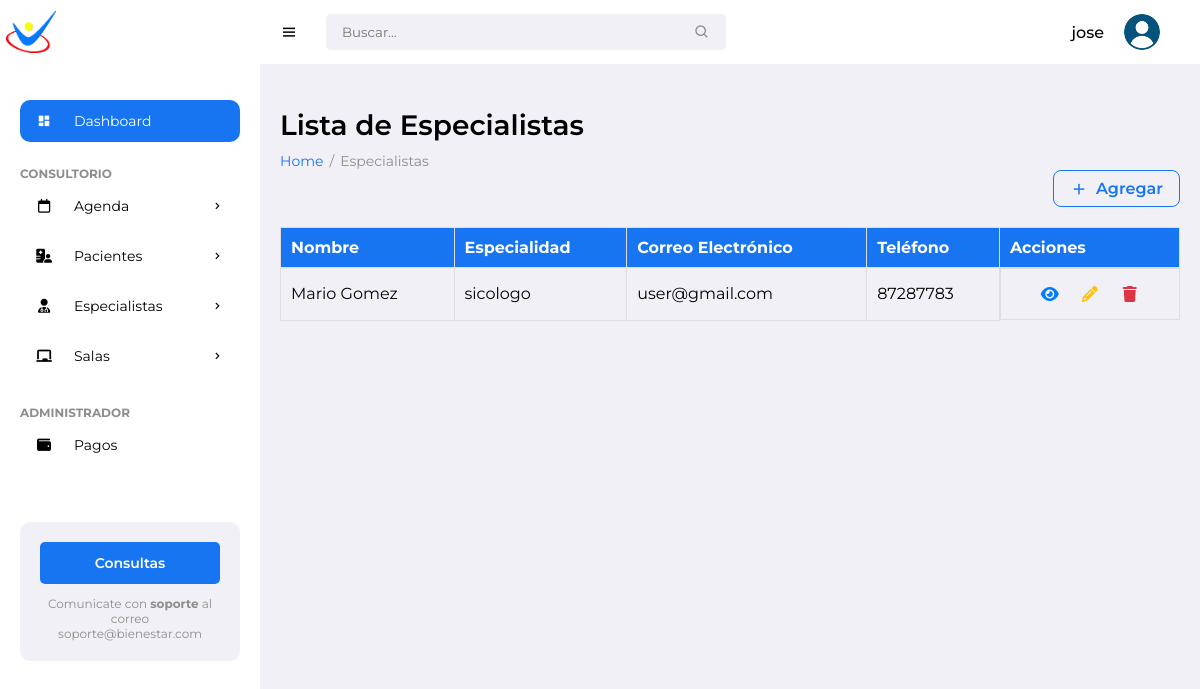
The page /specialists/ (signed in) on the database as committed earlier.
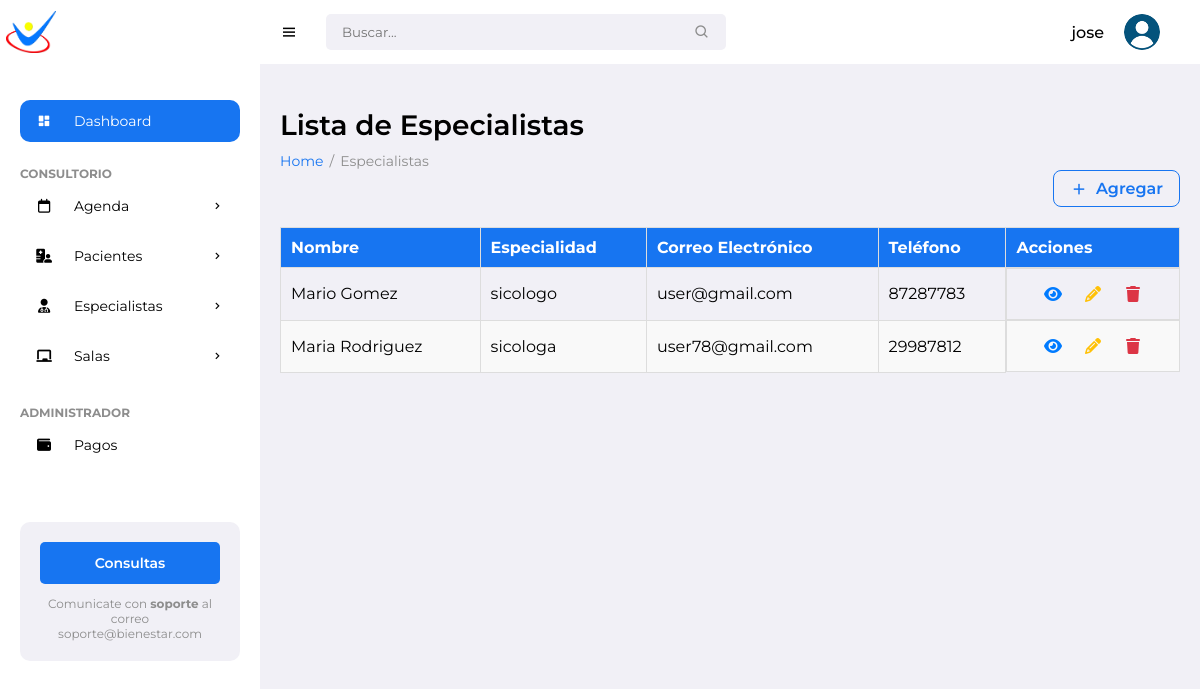
The same page on the database as committed later.
### pacientes/models.py (models this page shows, shortened)
class Specialist(models.Model):
    name = models.CharField(max_length=100)
    surname = models.CharField(max_length=100)
    specialty = models.CharField(max_length=100)
    email = models.EmailField()
    phone = models.CharField(max_length=20)

### pacientes/views.py (the view)
# urls.py: path('specialists/', views.specialist_list, name='specialist_list'),
@login_required
def specialist_list(request):
    specialists = Specialist.objects.all()
    return render(request, 'pacientes/specialist_list.html', {'specialists': specialists})

### pacientes/templates/pacientes/specialist_list.html
{% extends 'pacientes/base.html' %}
{% block content %}
<h1 class="title">Lista de Especialistas</h1>
<ul class="breadcrumbs">
    <li><a href="{% url 'patient_list' %}">Home</a></li>
    <li class="divider">/</li>
    <li><a href="#" class="active">Especialistas</a></li>
</ul>
<div class="data-list">
    <div class="list-header">
        <a href="{% url 'new_specialist' %}" class="btn-add">
            <i class='bx bx-plus'></i>
            Agregar
        </a>
    </div>
    <div class="specialist-list-container">
        {% if specialists %}
            <table class="table">
                <thead>
                    <tr>
                        <th>Nombre</th>
                        <th>Especialidad</th>
                        <th>Correo Electrónico</th>
                        <th>Teléfono</th>
                        <th>Acciones</th>
                    </tr>
                </thead>
                <tbody>
                {% for specialist in specialists %}
                    <tr>
                        <td>{{ specialist.name }} {{ specialist.surname }}</td>
                        <td>{{ specialist.specialty }}</td>
                        <td>{{ specialist.email }}</td>
                        <td>{{ specialist.phone }}</td>
                        <td class="actions-tab">
                            <a href="" class="btn btn-icon view" title="Ver detalles">
                                <i class="fa-solid fa-eye"></i>
                            </a>
                            <a href="" class="btn btn-icon edit" title="Editar">
                                <i class="fas fa-pencil-alt"></i>
                            </a>
                            <a href="" class="btn btn-icon delete" title="Eliminar">
                                <i class="fas fa-trash"></i>
                            </a>
                        </td>
                    </tr>
                {% endfor %}
                </tbody>
            </table>
        {% else %}
            <div class="empty-state">
                <i class='bx bx-user-x'></i>
                <p>No hay especialistas registrados.</p>
            </div>
        {% endif %}
    </div>
</div>
{% endblock %}

### pacientes/templates/pacientes/base.html (shortened to what this page needs)
{% load static %}
<!DOCTYPE html>
<html lang="en">
<head>
	<link href='https://unpkg.com/boxicons@2.0.9/css/boxicons.min.css' rel='stylesheet'>
	<link rel="stylesheet" href="https://cdnjs.cloudflare.com/ajax/libs/font-awesome/6.5.2/css/all.min.css">
	<link rel="stylesheet" href="{% static 'pacientes/css/styles.css' %}">
</head>
<body>
		<section id="sidebar">
			<a href="#" class="brand"><img src="{% static 'pacientes/images/min_logo.png' %}" alt="" style="width: 50px;"></a>
			<ul class="side-menu">
				<li><a href="#" class="active"><i class='bx bxs-dashboard icon' ></i> Dashboard</a></li>
				<li class="divider" data-text="Consultorio"></li>
				<li>
					<a href="{% url 'calendar' %}"><i class="fa-regular fa-calendar icon"></i>Agenda <i class='bx bx-chevron-right icon-right' ></i></a>
				</li>
				<li>
					<a href="#"><i class="fa-solid fa-hospital-user icon"></i> Pacientes <i class='bx bx-chevron-right icon-right' ></i></a>
				</li>
				<li>
					<a href="#">
						<i class="fa-solid fa-user-doctor icon"></i> Especialistas
						<i class='bx bx-chevron-right icon-right'></i>
					</a>
				</li>
				<li>
			<a href="#">
				<i class="fas fa-chalkboard icon"></i> Salas
			<i class='bx bx-chevron-right icon-right'></i>
			</a>
	</li>
				<li class="divider" data-text="Administrador"></li>
				<li><a href="#"><i class="fa-solid fa-wallet icon"></i> Pagos</a></li>
			</ul>
			<div class="ads">
				<div class="wrapper">
					<a href="mailto:soporteit@ingenieriaterra.com.ar" class="btn-upgrade">Consultas</a>
					<p>Comunicate con <span>soporte</span> al correo soporte@bienestar.com</p>
				</div>
			</div>
		</section>
	<section id="content">
		<nav>
			<i class='bx bx-menu toggle-sidebar' ></i>
			<form action="#">
				<div class="form-group">
					<input type="text" placeholder="Buscar...">
					<i class='bx bx-search icon' ></i>
				</div>
			</form>
			<div class="profile">
				<span class="username">{{ user.username }}</span>
				<img src="{% static 'pacientes/images/usuario.png' %}" alt="">
			</div>
		</nav>
		<main>
			  <div class="main-content">
                {% block content %}{% endblock %}
            </div>
		</main>
</body>
</html>

Rows that differ between the two databases and show on the page:
added Specialist: name "Maria", surname "Rodriguez", specialty "sicologa", email "user78@gmail.com", phone "29987812"
